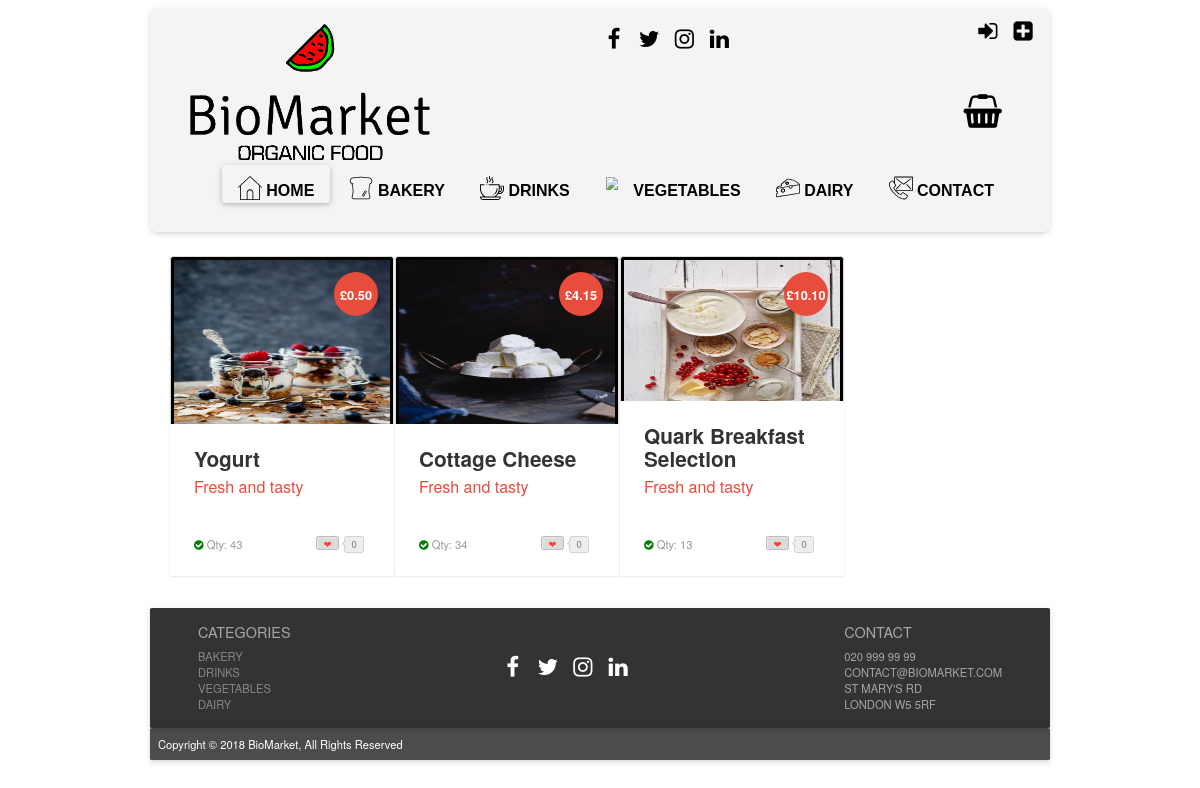
The app's page /?page=products_dairy, older data.
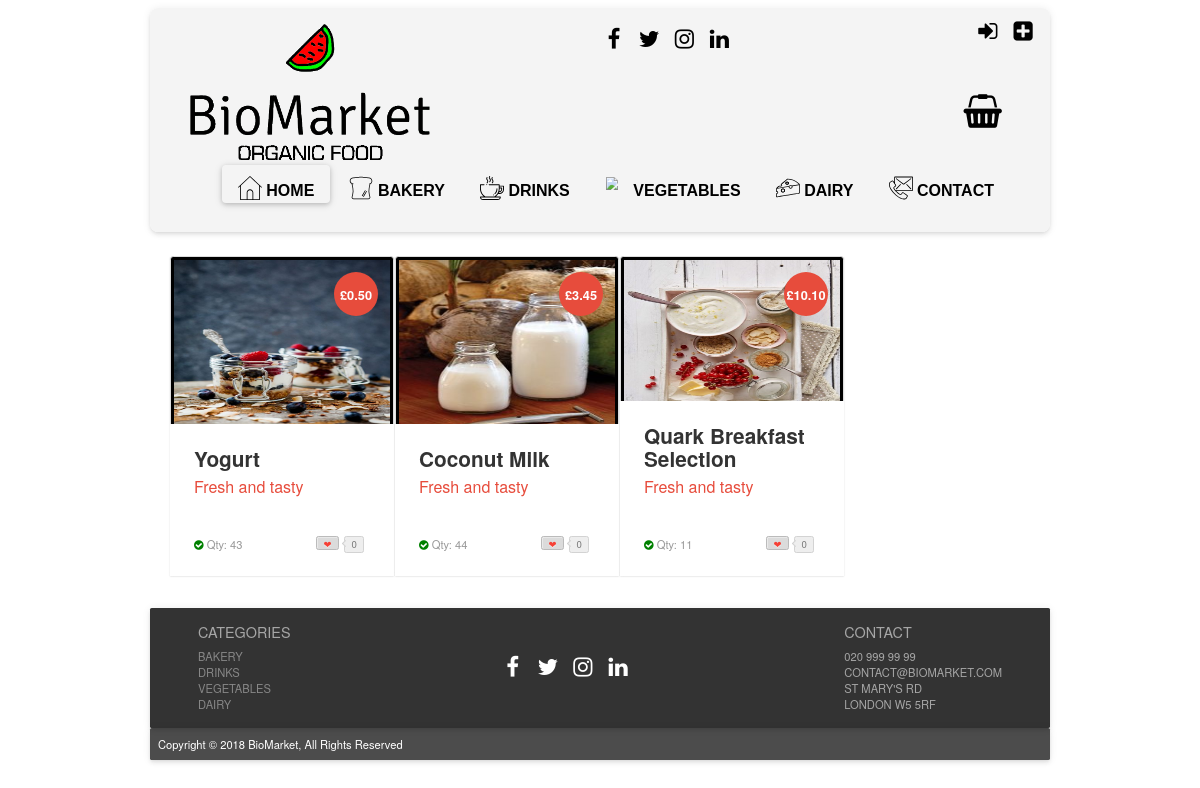
The same page, newer data.
### tables this page shows
CREATE TABLE IF NOT EXISTS `products` (
  `prod_id` int(11) NOT NULL AUTO_INCREMENT,
  `prod_name` varchar(50) NOT NULL,
  `price` decimal(5,2) NOT NULL,
  `sup_id` int(11) NOT NULL,
  `prod_dsc` varchar(255) NOT NULL,
  `prod_img` text NOT NULL,
  `cat_id` int(11) NOT NULL,
  `sto_qty` int(8) NOT NULL,
  PRIMARY KEY (`prod_id`),
  KEY `sup_id` (`sup_id`),
  KEY `cat_id` (`cat_id`)
);

### index.php (called while the page is built, shortened)
<?php
include "php/config.php";
$page = "home";
if (isset($_GET["page"])) {
    $page = basename($_GET["page"]);
}
if (file_exists("php/".$page.".php")) {
    include "php/".$page.".php";
}
include "layout.php";

### php/config.php (called while the page is built, shortened)
<?php
function is_logged_in()
{
    return isset($_SESSION["logged_in"]) && ($_SESSION["logged_in"] == true);
}
function get_user_level()
{
    $level = "VISITOR";
    return $level;
}

### php/products_dairy.php (the view, shortened to what this page needs)
<!DOCTYPE html>
<html lang="en">
<?php
$userlevel = get_user_level();
?>
    <head>
         <link rel="stylesheet prefetch" href="css/__codepen_io_andytran_pen.css">
        <link rel="stylesheet" href="css/product_card_style.css">
        <link rel="stylesheet" href="css/stylelogin.css">
    </head>
    <body>
    <div class="product-card">
 <?php
     $search = "SELECT * FROM products WHERE cat_id = '4' ORDER BY prod_id ASC";
    $result = mysqli_query($mysqli, $search);
    while ($row = mysqli_fetch_assoc($result))
    {
      if (!$row["sto_qty"] <= 0) {
        if ($userlevel == "MEMBER")
        {
 ?>
        <div class="container">
            <div class="column">
                <div class="post-module">
                    <div class="thumbnail">
                        <div class="discount">
                            <div class="deal">&pound<?php echo $row["price"]?></div>
                        </div><img alt="product example" src="<?php echo $row["prod_img"]?>">
                    </div>
                    <div class="post-content">
                        <div class="category">
<?php
                    print '<div class="toCard"><a href="?page=product_page&prod_id=' . $row["prod_id"] . '&action=add_to_basket">Add to Basket</a>
                    </div> ';
?>
                        </div>
                        <h1 class="title"><?php echo $row["prod_name"]?></h1>
                        <h2 class="sub_title">Fresh and tasty</h2>
                        <p class="description"><?php echo $row["prod_dsc"]?>
                        <div class="post-meta">
                            <span class="showStock"><i class="fa fa-check-circle"></i>
                           <a>Qty: <?php echo $row["sto_qty"]?></a></span><a href="#" title="Love it" class="btn btn-counter" data-count="0"><span>&#x2764;</span></a></div>
                    </div>
                </div>
            </div>
       </div>
<?php
      }
      else {
?>
       <div class="container">
            <div class="column">
                <div class="post-module">
                    <div class="thumbnail">
                        <div class="discount">
                            <div class="deal">&pound<?php echo $row["price"]?></div>
                        </div><img alt="product example" src="<?php echo $row["prod_img"]?>">
                    </div>
                    <div class="post-content">
                        <h1 class="title"><?php echo $row["prod_name"]?></h1>
                        <h2 class="sub_title">Fresh and tasty</h2>
                        <p class="description"><?php echo $row["prod_dsc"]?>
                        <div class="post-meta">
                            <span class="showStock"><i class="fa fa-check-circle"></i>
                           <a>Qty: <?php echo $row["sto_qty"]?></a></span><a href="#" title="Love it" class="btn btn-counter" data-count="0"><span>&#x2764;</span></a></div>
                    </div>
                </div>
            </div>
       </div>
<?php
      }
   }
}
?>
     </div>
    </body>
</html>

Row changes from the older to the newer data that the page shows:
no longer on this page (row edited): products: price "4.15", prod_img (picture), prod_name "Cottage Cheese", sto_qty "34"
now on this page (row edited): products: price "3.45", prod_img (picture), prod_name "Coconut Milk", sto_qty "44"
changed products "Quark Breakfast Selection": sto_qty "13" → "11"
